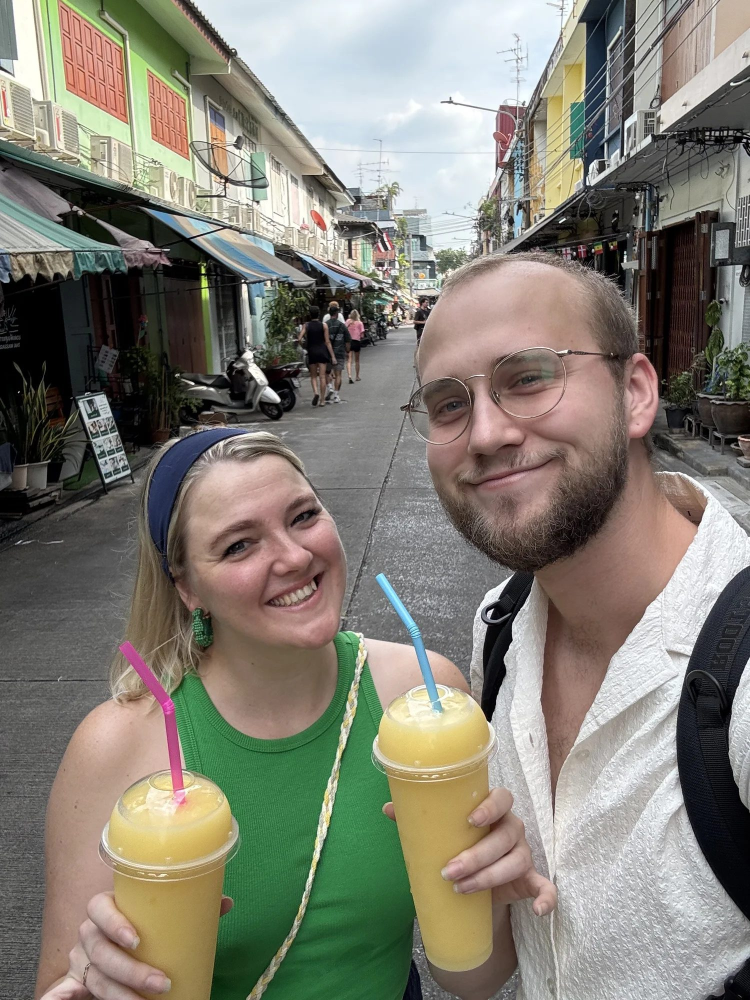
#> input picture website/assets/images/about-riley.jpg, 1500 x 2000 px (shown at 1/2 size); its folder holds only this picture in this run
$ python optimize_images.py
#> lines starting #> are read from the running program, lines starting #| are printed output that depends on the picture
#!/usr/bin/env python3
"""
Makes small, fast WebP copies of the site's photos (name.w750.webp, name.w1500.webp).
The build uses them automatically (srcset), so phones download ~5-10x less.

    pip install pillow
    python3 tools/optimize_images.py          # from the website/ folder

Safe to re-run: existing copies are skipped. Photos uploaded through the online
editor are already resized in the browser; run this now and then to add WebP
copies for them too, then commit the new files.
"""
import os, sys
from PIL import Image, ImageOps

ROOT = os.path.dirname(os.path.dirname(os.path.abspath(__file__)))
FOLDERS = ['assets/images', 'assets/uploads']
WIDTHS = [750, 1500]
LOGO_WIDTHS = [300]

def main():
    made = 0
    for folder in FOLDERS:
        d = os.path.join(ROOT, folder)
        if not os.path.isdir(d):
            continue
        for name in sorted(os.listdir(d)):
            base, ext = os.path.splitext(name)
            if ext.lower() not in ('.jpg', '.jpeg', '.png') or '.w' in base:
                continue
            src = os.path.join(d, name)
            im = ImageOps.exif_transpose(Image.open(src))
#> im is the input picture: PIL image 1500x2000 RGB; mean R, G, B 130.5, 127.5, 116.5
            widths = LOGO_WIDTHS if base.startswith('logo') else WIDTHS
            # Never upscale: a photo narrower than a target width gets a copy at its own width.
            for w in sorted(set(min(w, im.width) for w in widths)):
                out = os.path.join(d, f'{base}.w{w}.webp')
                if os.path.exists(out):
                    continue
                copy = im.copy()
                if copy.width > w:
                    copy = copy.resize((w, round(copy.height * w / copy.width)), Image.LANCZOS)
                copy.save(out, 'WEBP', quality=78, method=6)
                made += 1
                print(f'{folder}/{name} -> {os.path.basename(out)} ({os.path.getsize(out)//1024} KB)')
#> this loop made 2 passes
#> pass 1, in main, `copy = copy.resize((w, round(copy.height * w / copy.width)), Image.LAN..`:
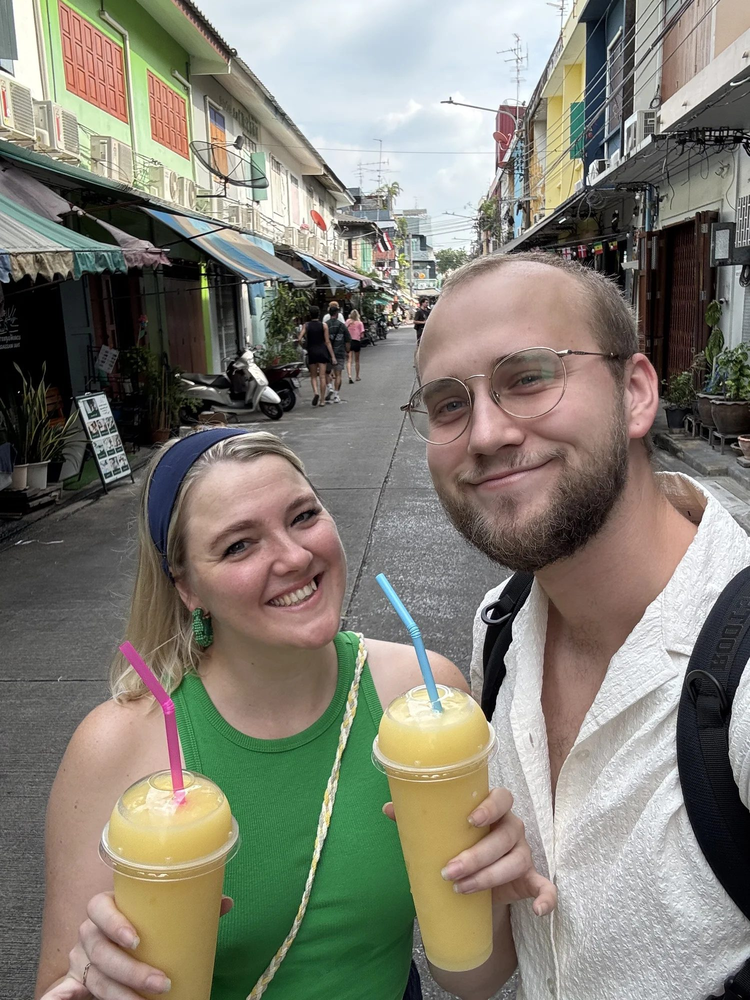
#> copy: PIL image 750x1000 RGB; mean R, G, B 130.5, 127.5, 116.5
#> after the loop, made = 2
    print(f'{made} new image(s)')
#| 2 new image(s)

if __name__ == '__main__':
    sys.exit(main())
#> (the program exits here)
